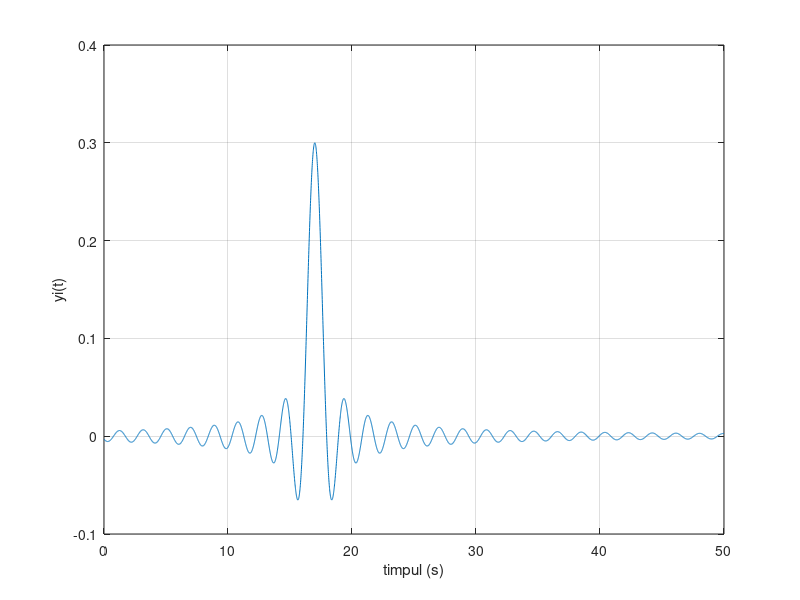

This chart was generated by the following MATLAB code:
% Создание вектора времени от 0 до 50 с шагом 0.01
t = 0:0.01:50;

% Генерация сигнала yi(t) как функции sinc с параметрами
% Амплитуда: 0.3
% Период: 6 (из-за pi в знаменателе)
% Смещение по времени: 17
yi = 0.3 * sinc(pi * (t - 17) / 3);

% Построение графика сигнала
plot(t, yi);
grid

% Добавление подписи по оси x
xlabel('timpul (s)');

% Добавление подписи по оси y
ylabel('yi(t)');

